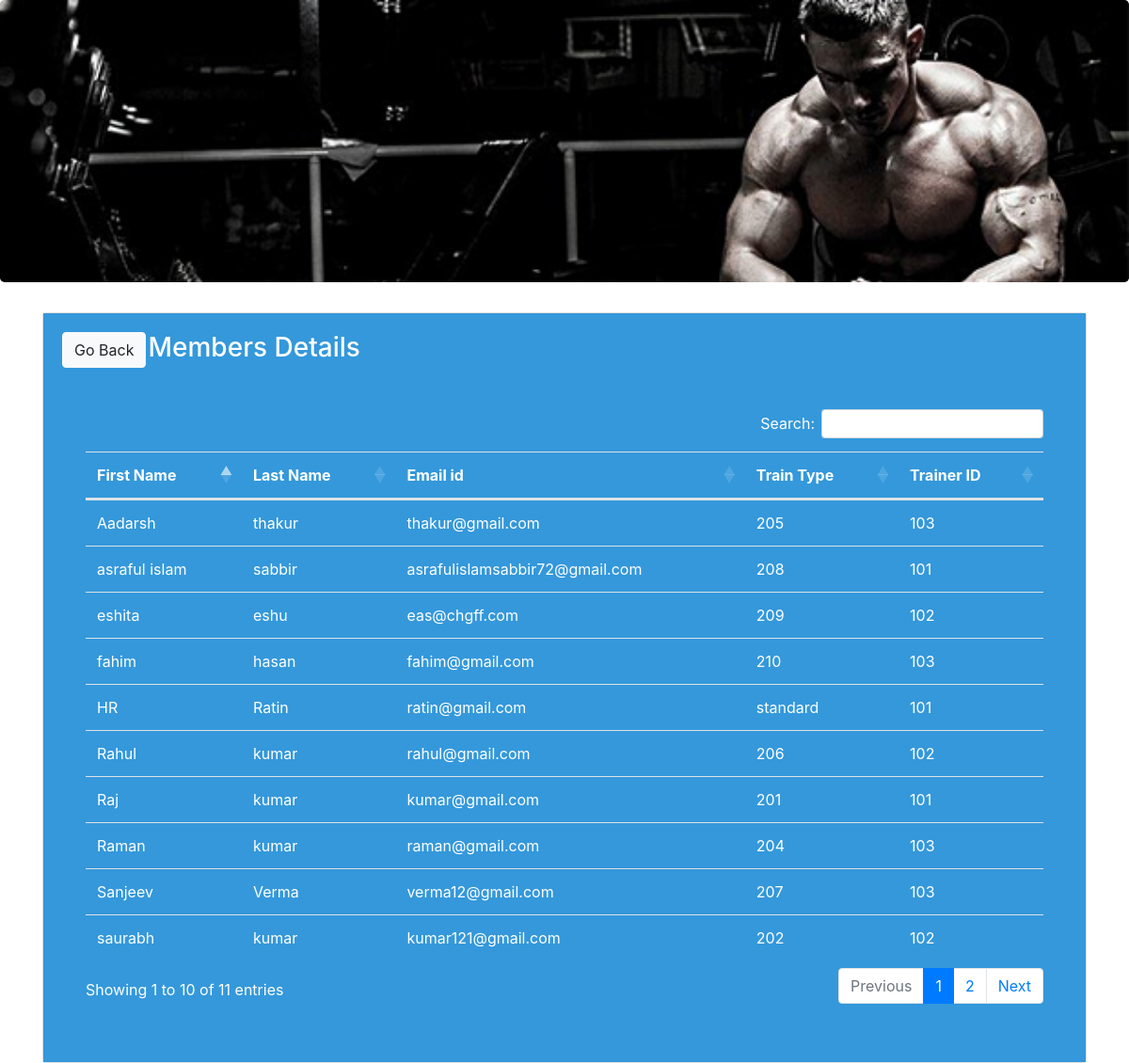
The page /members_details.php on the database its author committed.
### tables this page shows
CREATE TABLE `doctorapp` (
  `fname` varchar(40) NOT NULL,
  `lname` varchar(40) NOT NULL,
  `email` varchar(40) NOT NULL,
  `contact` varchar(40) NOT NULL,
  `docapp` varchar(60) NOT NULL
);

### func.php (the view, shortened to what this page needs)
<?php
$con = mysqli_connect("localhost", "root", "", "fitness freak");
 function get_patient_details(){
    global $con;
    $query="select * from doctorapp";
    $result=mysqli_query($con,$query);
    while ($row=mysqli_fetch_array($result)){
         $fname=$row ['fname'];
    $lname=$row['lname'];
    $email=$row['email'];
    $contact=$row['contact'];
    $docapp=$row['docapp'];
      echo "<tr>
          <td>$fname</td>
        <td>$lname</td>
            <td>$email</td>
            <td>$contact</td>
          <td>$docapp</td>
        </tr>";
    }
}
?>

### rows shown on the page
doctorapp: fname "Raj", lname "kumar", email "kumar@gmail.com", contact "201", docapp "101"
doctorapp: fname "saurabh", lname "kumar", email "kumar121@gmail.com", contact "202", docapp "102"
doctorapp: fname "Raman", lname "kumar", email "raman@gmail.com", contact "204", docapp "103"
doctorapp: fname "Aadarsh", lname "thakur", email "thakur@gmail.com", contact "205", docapp "103"
doctorapp: fname "Rahul", lname "kumar", email "rahul@gmail.com", contact "206", docapp "102"
doctorapp: fname "Sanjeev", lname "Verma", email "verma12@gmail.com", contact "207", docapp "103"
doctorapp: fname "asraful islam", lname "sabbir", email "asrafulislamsabbir72@gmail.com", contact "208", docapp "101"
doctorapp: fname "eshita", lname "eshu", email "eas@chgff.com", contact "209", docapp "102"
doctorapp: fname "fahim", lname "hasan", email "fahim@gmail.com", contact "210", docapp "103"
doctorapp: fname "HR", lname "Ratin", email "ratin@gmail.com", contact "standard", docapp "101"
